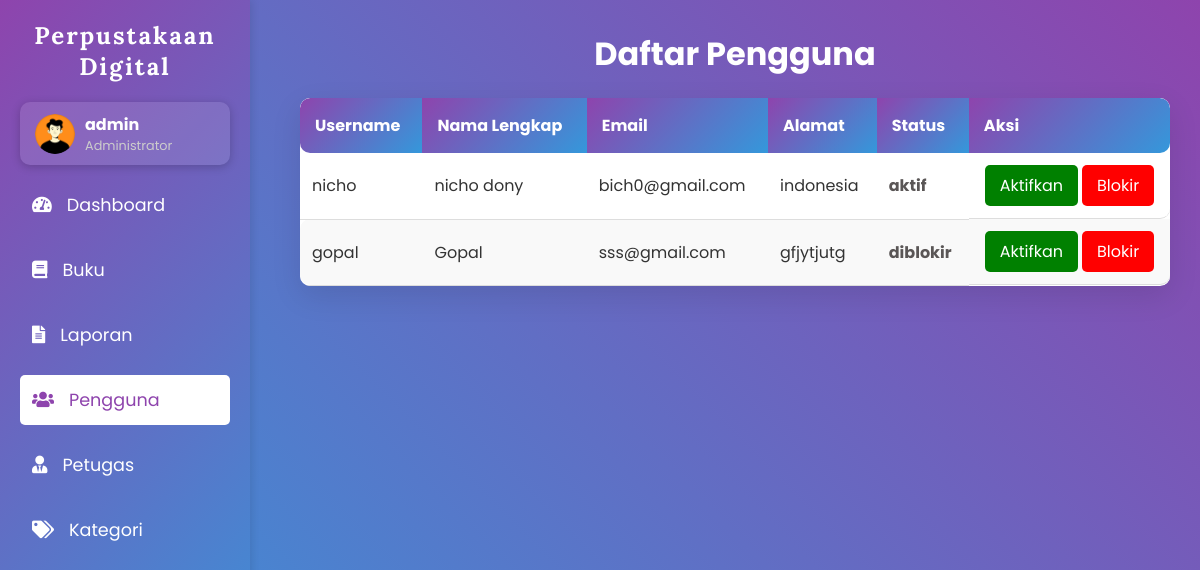
The page /admin/user.php (signed in) on the database its author committed.
### tables this page shows
CREATE TABLE `user` (
  `UserID` int(11) NOT NULL,
  `username` varchar(255) NOT NULL,
  `password` varchar(255) NOT NULL,
  `Email` varchar(255) NOT NULL,
  `NamaLengkap` varchar(255) NOT NULL,
  `Alamat` text NOT NULL,
  `role` enum('administrator','petugas','peminjam','','') NOT NULL,
  `status` enum('aktif','diblokir','','') NOT NULL,
  `Foto` varchar(500) NOT NULL
);

### admin/user.php (the view, shortened to what this page needs)
<?php
include('../koneksi.php');
$sql = "SELECT * FROM user WHERE role = 'peminjam'";
$result = $conn->query($sql);
?>
<!DOCTYPE html>
<html lang="id">
<head>
    <link rel="stylesheet" href="https://cdnjs.cloudflare.com/ajax/libs/font-awesome/5.15.4/css/all.min.css">
</head>
<body>
    <div class="sidebar">
        <h2>Perpustakaan Digital</h2>
        <div class="profile-header" onclick="toggleDropdown()">
            <div class="profile-info">
                <img src="../assets/img/admin.png" alt="Profil Pengguna">
                <div class="profile-text">
                    <h3><?php echo $_SESSION['username']; ?></h3>
                    <p>Administrator</p>
                </div>
            </div>
        </div>
        <a href="dashboard.php"><i class="fas fa-tachometer-alt"></i> Dashboard</a>
        <a href="buku.php"><i class="fas fa-book"></i> Buku</a>
        <a href="peminjaman.php"><i class="fas fa-file-alt"></i> Laporan</a>
        <a href="user.php" class="active"><i class="fas fa-users"></i> Pengguna</a>
        <a href="petugas.php"><i class="fas fa-user-tie"></i> Petugas</a>
        <a href="kategori.php"><i class="fas fa-tags"></i> Kategori</a>
    </div>
    <div class="content">
        <h1>Daftar Pengguna</h1>
        <div class="table-container">
            <table>
                <thead>
                    <tr>
                        <th>Username</th>
                        <th>Nama Lengkap</th>
                        <th>Email</th>
                        <th>Alamat</th>
                        <th>Status</th>
                        <th>Aksi</th>
                    </tr>
                </thead>
                <tbody>
                    <?php
                    if ($result->num_rows > 0) {
                        while ($row = $result->fetch_assoc()) {
                            $statusClass = $row['status'] == 'Aktif' ? 'status-aktif' : 'status-diblokir';
                            $statusText = $row['status'];
                            echo "<tr>";
                            echo "<td>" . htmlspecialchars($row['username']) . "</td>";
                            echo "<td>" . htmlspecialchars($row['NamaLengkap']) . "</td>";
                            echo "<td>" . htmlspecialchars($row['Email']) . "</td>";
                            echo "<td>" . htmlspecialchars($row['Alamat']) . "</td>";
                            echo "<td class='$statusClass'>" . htmlspecialchars($statusText) . "</td>";
                            echo "<td class='actions'>";
                            if ($row['status'] == 'Aktif') {
                                echo "<a href='blokir_user.php?id=" . $row['UserID'] . "' class='btn btn-blokir'>Blokir</a>";
                                echo "<a href='aktifkan_user.php?id=" . $row['UserID'] . "' class='btn btn-aktifkan'>Aktifkan</a>";
                            } else {
                                echo "<a href='aktifkan_user.php?id=" . $row['UserID'] . "' class='btn btn-aktifkan'>Aktifkan</a>";
                                echo "<a href='blokir_user.php?id=" . $row['UserID'] . "' class='btn btn-blokir'>Blokir</a>";
                            }
                            echo "</td>";
                            echo "</tr>";
                        }
                    } else {
                        echo "<tr><td colspan='6'>Tidak ada Pengguna yang ditemukan</td></tr>";
                    }
                    ?>
                </tbody>
            </table>
        </div>
    </div>
</body>
</html>

### admin/user.php (style rules this page uses)
* { margin: 0; padding: 0; box-sizing: border-box; font-family: 'Poppins', sans-serif; }
body { display: flex; min-height: 100vh; background: linear-gradient(45deg, #3498db, #8e44ad); color: white; flex-direction: column; }
.sidebar { width: 250px; background: linear-gradient(135deg, #8e44ad, #3498db); padding: 20px; position: fixed; height: 100%; box-shadow: 2px 0 8px rgba(0, 0, 0, 0.1); transition: all 0.3s ease; }
.sidebar h2 { text-align: center; font-family: 'Lora', serif; color: white; margin-bottom: 20px; font-size: 1.5rem; letter-spacing: 2px; }
.sidebar a { display: flex; align-items: center; color: white; text-decoration: none; margin: 15px 0; font-size: 1.1rem; padding: 12px; border-radius: 5px; transition: all 0.3s; cursor: pointer; }
.sidebar a i { margin-right: 15px; }
.sidebar a.active { background: #fff; color: #8e44ad; }
.content { margin-left: 270px; padding: 30px; width: calc(100% - 270px); }
h1 { text-align: center; margin-bottom: 20px; font-size: 2rem; color: white; }
table { width: 100%; border-collapse: collapse; margin-top: 20px; background-color: #fff; color: #333; border-radius: 10px; box-shadow: 0 10px 30px rgba(0, 0, 0, 0.1); overflow: hidden; }
table th { background: linear-gradient(135deg, #8e44ad, #3498db); color: white; padding: 15px; text-align: left; font-weight: bold; }
table td { padding: 12px; text-align: left; border-bottom: 1px solid #ddd; }
table tr:nth-child(even) { background-color: #f9f9f9; }
table th:first-child, table td:first-child { border-radius: 10px 0 0 10px; }
table th:last-child, table td:last-child { border-radius: 0 10px 10px 0; }
.btn { padding: 8px 15px; color: white; border: none; border-radius: 5px; cursor: pointer; text-decoration: none; }
.btn-blokir { background-color: red; }
.btn-aktifkan { background-color: green; }
.actions { display: flex; justify-content: space-evenly; }
.status-diblokir { color: #5a5656; font-weight: bold; }
.profile-header { position: sticky; top: 10px; right: 20px; display: flex; align-items: center; background: rgba(255, 255, 255, 0.1); padding: 10px 15px; border-radius: 10px; box-shadow: 0 2px 10px rgba(0, 0, 0, 0.2); cursor: pointer; }
.profile-info { display: flex; align-items: center; }
.profile-info img { width: 40px; height: 40px; border-radius: 50%; margin-right: 10px; }
.profile-text { text-align: left; }
.profile-text h3 { font-size: 1rem; color: white; margin: 0; }
.profile-text p { font-size: 0.8rem; color: #ccc; margin: 0; }

### rows shown on the page
user: username "nicho", NamaLengkap "nicho dony", Email "bich0@gmail.com", Alamat "indonesia", status "aktif"
user: username "gopal", NamaLengkap "Gopal", Email "sss@gmail.com", Alamat "gfjytjutg", status "diblokir"

### other values the page prints
$_SESSION['username'] "admin"
